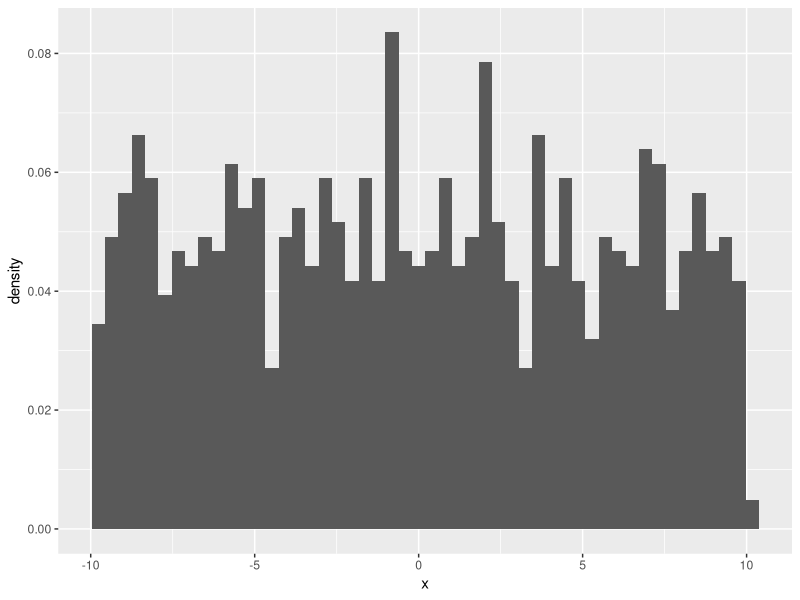
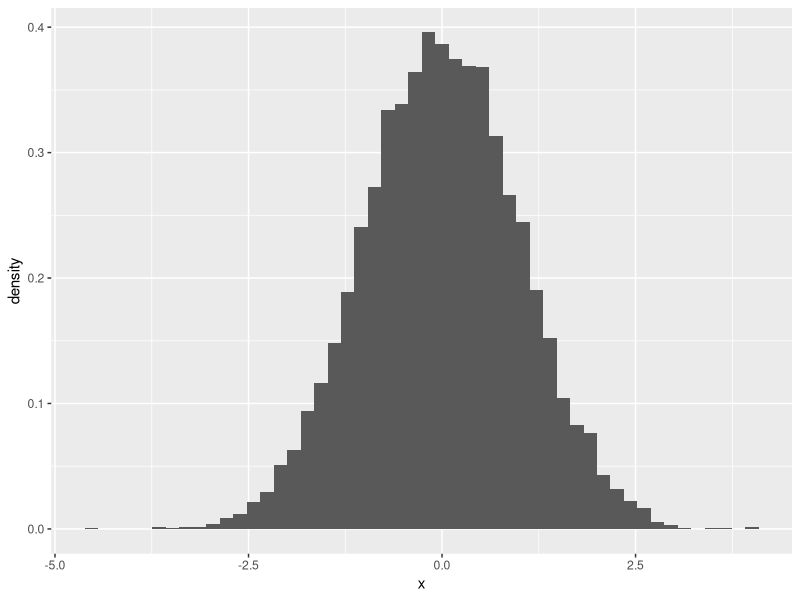

The R source for these figures, in order:
# 5-3-3
library(tidyverse)
#各回の乱数の個数
n <- 1000
# ヒストグラムを書くための繰り返しの数
m <- 10000
# 一様乱数のためのパラメータ
a <- -10
b <- 10
#試しに一回
g2 <- tibble(x=runif(n,a,b))
ggplot(g2)+geom_histogram(aes(x=x,y=..density..),bins=50)
#
g3 <- numeric(m)
for(i in 1:m){
  g3[i] <- ( mean(runif(n,a,b)) -(a+b)/2 )  / ( sqrt((b-a)^2/12) /sqrt(n) )  
}
g4 <- tibble(x=g3)
ggplot(g4)+geom_histogram(aes(x=x,y=..density..),bins=50)


